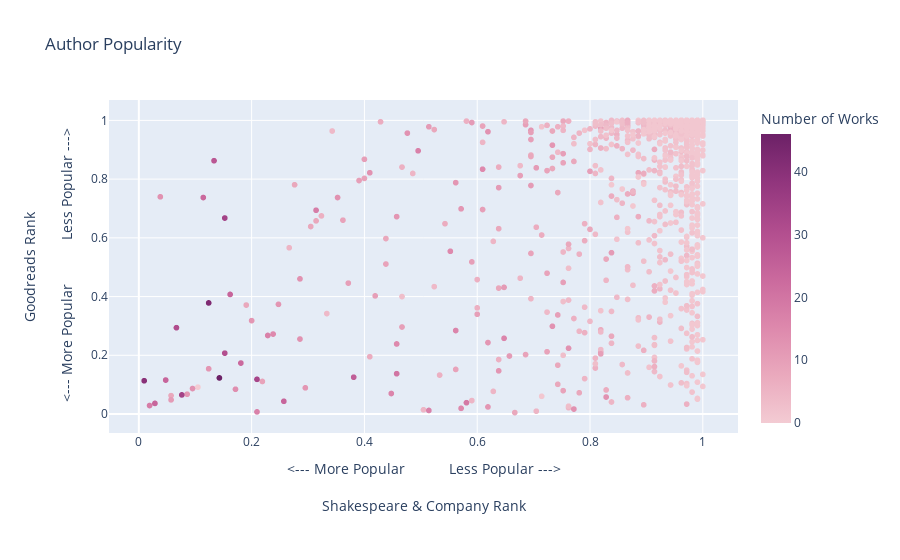

Source (notebook cell):
### Code cell
import plotly.express as px

config = {'scrollZoom': True,
        'displaylogo': False,  
        'displayModeBar': True,
        'modeBarButtonsToRemove': ['lasso2d',
                                    'zoom2d', 
                                    'hoverCompareCartesian', 
                                    'hoverClosestCartesian', 
                                    'toggleSpikelines',
                                    'autoScale2d',
                                    'select2d']
        }

fig = px.scatter(data_frame=df_to_plot,
                 hover_data = ['Author', 'Goodreads Rank', 'Total Goodreads Reviews', 'S&C Rank', 'Total S&C Borrows'], 
                x='S&C Rank',
                y='Goodreads Rank',
                hover_name = 'Author',
                labels = {'Goodreads Rank': '<br>Goodreads Rank<br><br> <--- More Popular &nbsp; &nbsp; &nbsp; &nbsp; &nbsp; Less Popular --->',
                          'S&C Rank': '<--- More Popular &nbsp; &nbsp; &nbsp; &nbsp; &nbsp; Less Popular ---><br><br>Shakespeare & Company Rank<br><br>&nbsp; &nbsp;',
                          'Number of Books': 'Number of Works'}
            ,
                color='Number of Books',
                color_continuous_scale=px.colors.sequential.Magenta,
                title = 'Author Popularity'
                )

fig.update_traces(hovertemplate='<b>%{hovertext}</b><br><br>S&C Rank: %{x:,.2f}<br>Total S&C Borrows: %{customdata[2]}<br><br>Goodreads Rank: %{y:,.2f}<br>Total Goodreads Reviews: %{customdata[1]:,.0f}<br><br>Number of Works: %{marker.color}<extra></extra>'
) #

fig.update_layout(
    dragmode='pan',)

# Write to html
fig.write_html("author-popularity-interactive.html")

fig.show(config = config)

# publish to Chart Studio
py.plot(fig, filename="author_popularity-interactive", auto_open = True)

### Figure 1 — Plotly figure (JSON) as saved in the notebook; plotly's stock layout.template omitted (floating-point values rounded to 4 significant figures; data arrays with more than 128 entries replaced by an {"elided": "..."} marker saying what was removed)
{"data": [{"customdata": {"elided": "1626x3 mixed values"}, "hovertemplate": "<b>%{hovertext}</b><br><br>S&C Rank: %{x:,.2f}<br>Total S&C Borrows: %{customdata[2]}<br><br>Goodreads Rank: %{y:,.2f}<br>Total Goodreads Reviews: %{customdata[1]:,.0f}<br><br>Number of Works: %{marker.color}<extra></extra>", "hovertext": {"elided": "1626 str values"}, "legendgroup": "", "marker": {"color": {"elided": "1626 int values"}, "coloraxis": "coloraxis", "symbol": "circle"}, "mode": "markers", "name": "", "showlegend": false, "type": "scattergl", "x": {"elided": "1626 float values"}, "xaxis": "x", "y": {"elided": "1626 float values"}, "yaxis": "y"}], "layout": {"coloraxis": {"colorbar": {"title": {"text": "Number of Works"}}, "colorscale": [[0, "rgb(243, 203, 211)"], [0.1667, "rgb(234, 169, 189)"], [0.3333, "rgb(221, 136, 172)"], [0.5, "rgb(202, 105, 157)"], [0.6667, "rgb(177, 77, 142)"], [0.8333, "rgb(145, 53, 125)"], [1, "rgb(108, 33, 103)"]]}, "dragmode": "pan", "legend": {"tracegroupgap": 0}, "title": {"text": "Author Popularity"}, "xaxis": {"anchor": "y", "domain": [0, 1], "title": {"text": "<--- More Popular &nbsp; &nbsp; &nbsp; &nbsp; &nbsp; Less Popular ---><br><br>Shakespeare & Company Rank<br><br>&nbsp; &nbsp;"}}, "yaxis": {"anchor": "x", "domain": [0, 1], "title": {"text": "<br>Goodreads Rank<br><br> <--- More Popular &nbsp; &nbsp; &nbsp; &nbsp; &nbsp; Less Popular --->"}}}}
